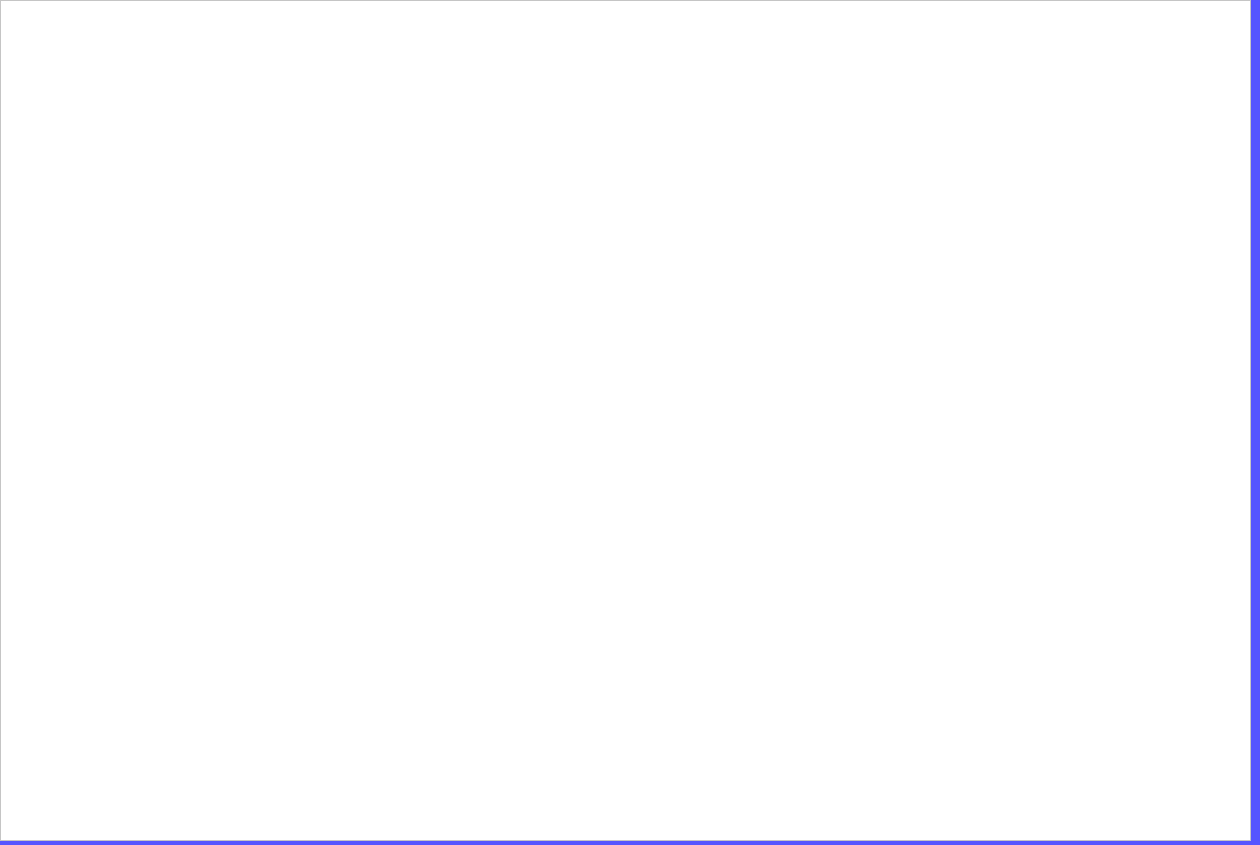
<?xml version="1.0" encoding="UTF-8"?>
<ui version="4.0">
 <class>FrontMessageShow</class>
 <widget class="QWidget" name="FrontMessageShow">
  <property name="geometry">
   <rect>
    <x>0</x>
    <y>0</y>
    <width>1260</width>
    <height>845</height>
   </rect>
  </property>
  <property name="sizePolicy">
   <sizepolicy hsizetype="Expanding" vsizetype="Expanding">
    <horstretch>0</horstretch>
    <verstretch>0</verstretch>
   </sizepolicy>
  </property>
  <property name="windowTitle">
   <string>Form</string>
  </property>
  <property name="styleSheet">
   <string notr="true">background-color: rgb(85, 85, 255);</string>
  </property>
  <widget class="QPlainTextEdit" name="plainTextEdit">
   <property name="geometry">
    <rect>
     <x>0</x>
     <y>0</y>
     <width>1251</width>
     <height>841</height>
    </rect>
   </property>
   <property name="styleSheet">
    <string notr="true">background-color: rgb(255, 255, 255);</string>
   </property>
  </widget>
 </widget>
 <resources/>
 <connections/>
</ui>
